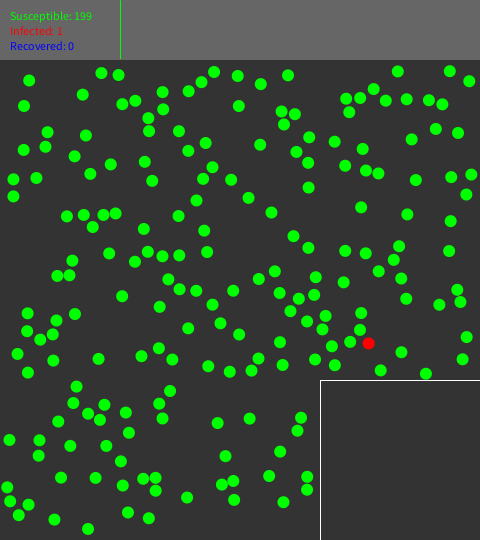
Frame 1 (no input)
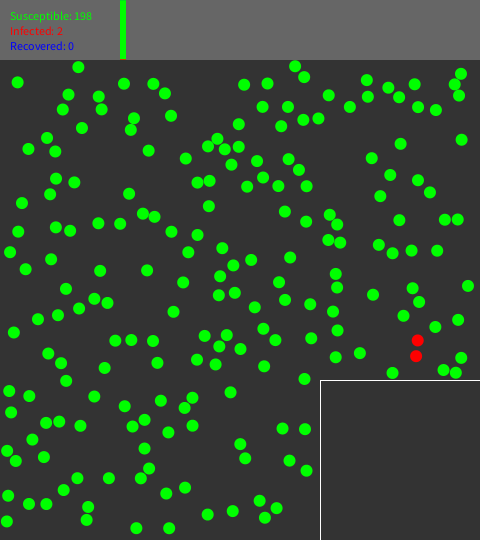
Frame 60 (the mouse pressed at the canvas centre just before this capture)
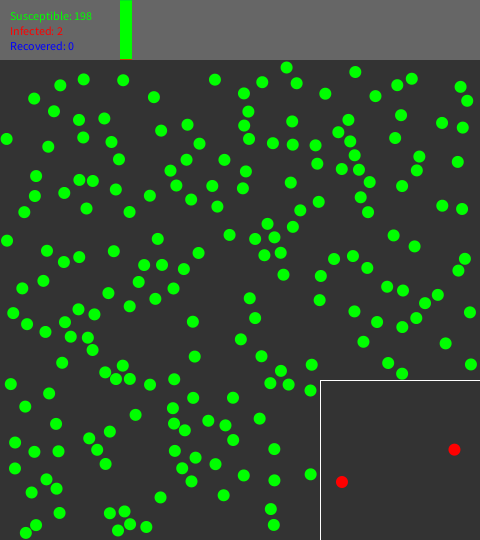
Frame 120 (the mouse held since frame 60 and released just before this capture)

The Processing sketch that drew these frames (run headless with seeded random() and noise(); from frame 60 on, the mouse is pressed at the canvas centre):

// Processing sketch: CS_03_Quarantine
// ── CS_03_Quarantine.pde
Ball[] balls;
int[][] history;
int frames = 0;

void setup() {
  size(480, 540);
  balls = new Ball[200];
  int count = 0;
  while (count < balls.length) {
    Ball b = new Ball(random(6, width-6), random(66, height-6), 6);
    
    boolean ok = true;
    for (int i = 0; i < count; i++) {
      Ball c = balls[i];
      float d = PVector.dist(b.position, c.position);
      if (d <= b.radius + c.radius) {
        ok = false;
        break;
      }
    }
    
    if (b.position.x > 320-b.radius && b.position.y > 380-b.radius) {
      ok = false;
    }
    
    if (ok) {
      balls[count] = b;
      count++;
    }
  }
  
  int idx = floor(random(balls.length));
  Ball b = balls[idx];
  b.state = 1;
  
  history = new int[3600][3];
  
}

void draw() {
  background(51);
  noStroke();
  fill(102);
  rect(0, 0, width, 60);
  
  stroke(255);
  line(320, 380, 320, 540);
  line(320, 380, 480, 380);
  
  int susceptible = 0;
  int infected = 0;
  int recovered = 0;
  
  for (Ball b : balls) {
    if (b.state == 0) {
      susceptible++;
    } else if (b.state == 1 || b.state == 3) {
      infected++;
    } else {
      recovered++;
    }
  }
  
  history[frames][0] = susceptible;
  history[frames][1] = infected;
  history[frames][2] = recovered;
  
  for (int j = 0; j <= frames; j++) {
    int s = int(history[j][0] / 200.0 * 60);
    int i = int(history[j][1] / 200.0 * 60);
    int r = int(history[j][2] / 200.0 * 60);
    stroke(0, 0, 255);
    line(j/10+120, 0, j/10+120, r);
    stroke(0, 255, 0);
    line(j/10+120, r, j/10+120, r+s);
    stroke(255, 0, 0);
    line(j/10+120, r+s, j/10+120, r+s+i);
  }
  
  textAlign(LEFT, CENTER);
  fill(0, 255, 0);
  text("Susceptible: " + susceptible, 10, 15);
  fill(255, 0, 0);
  text("Infected: " + infected, 10, 30);
  fill(0, 0, 255);
  text("Recovered: " + recovered, 10, 45);

  for (Ball b : balls) {
    b.display();
  }

  for (int n = 0; n < 100; n++) {
    for (Ball b : balls) {
      b.update();
      b.checkBoundaryCollision();
    }
    
    for (int i = 0; i < balls.length; i++) {
      for (int j = i+1; j < balls.length; j++) {
        balls[i].checkCollision(balls[j]);
      }
    }
  }
  
  frames++;
}

// ── Ball.pde
ArrayList<Ball> quarantine = new ArrayList<Ball>();

class Ball {
  PVector position;
  PVector velocity;

  float radius, m;
  
  int state;
  float rTimer;
  float qTimer;
  boolean quarantined;

  Ball(float x, float y, float r_) {
    position = new PVector(x, y);
    velocity = PVector.random2D();
    velocity.mult(0.01);
    radius = r_;
    m = 1;
    state = 0;
    rTimer = 500;
    qTimer = 60;
  }

  void update() {
    if (state == 1 || state == 3) {
      rTimer -= 0.01;
      if (state == 1) {
        qTimer -= 0.01;
      }
    }
    if (rTimer <= 0) {
      state = 2;
    }
    if (qTimer <= 0 && !quarantined) {
      //position.x = random(320+radius, width-radius);
      //position.y = random(380+radius, height-radius);
      
      boolean ok = false;
      while (!ok) {
        position.x = random(320+radius, width-radius);
        position.y = random(380+radius, height-radius);
        
        ok = true;
        for (Ball b : quarantine) {
          float d = PVector.dist(position, b.position);
          if (d <= radius + b.radius) {
            ok = false;
          }
        }
      }
      
      quarantined = true;
      quarantine.add(this);
    }
    
    position.add(velocity);
  }

  void checkBoundaryCollision() {
    if (position.x > width-radius) {
      position.x = width-radius;
      velocity.x *= -1;
    } else if (position.x < radius) {
      position.x = radius;
      velocity.x *= -1;
    } else if (position.y > height-radius) {
      position.y = height-radius;
      velocity.y *= -1;
    } else if (position.y < radius+60) {
      position.y = radius+60;
      velocity.y *= -1;
    } else if (position.x > 320-radius && position.y > 380-radius && qTimer > 0) {
      if (position.x < position.y - 60) {
        position.x = 320-radius;
        velocity.x *= -1;
      } else {
        position.y = 380-radius;
        velocity.y *= -1;
      }
    } else if (position.x < 320+radius && qTimer <= 0) {
      position.x = 320+radius;
      velocity.x *= -1;
    } else if (position.y < 380+radius && qTimer <= 0) {
      position.y = 380+radius;
      velocity.y *= -1;
    }
  }

  void checkCollision(Ball other) {
    PVector distanceVect = PVector.sub(other.position, position);
    float distanceVectMag = distanceVect.mag();
    float minDistance = radius + other.radius;

    if (distanceVectMag < minDistance) {
      float distanceCorrection = (minDistance-distanceVectMag)/2.0;
      PVector d = distanceVect.copy();
      PVector correctionVector = d.normalize().mult(distanceCorrection);
      other.position.add(correctionVector);
      position.sub(correctionVector);

      float theta  = distanceVect.heading();
      float sine = sin(theta);
      float cosine = cos(theta);

      PVector[] bTemp = {
        new PVector(), new PVector()
      };

      bTemp[1].x  = cosine * distanceVect.x + sine * distanceVect.y;
      bTemp[1].y  = cosine * distanceVect.y - sine * distanceVect.x;

      PVector[] vTemp = {
        new PVector(), new PVector()
      };

      vTemp[0].x  = cosine * velocity.x + sine * velocity.y;
      vTemp[0].y  = cosine * velocity.y - sine * velocity.x;
      vTemp[1].x  = cosine * other.velocity.x + sine * other.velocity.y;
      vTemp[1].y  = cosine * other.velocity.y - sine * other.velocity.x;
      
      PVector[] vFinal = {  
        new PVector(), new PVector()
      };

      vFinal[0].x = ((m - other.m) * vTemp[0].x + 2 * other.m * vTemp[1].x) / (m + other.m);
      vFinal[0].y = vTemp[0].y;

      vFinal[1].x = ((other.m - m) * vTemp[1].x + 2 * m * vTemp[0].x) / (m + other.m);
      vFinal[1].y = vTemp[1].y;

      bTemp[0].x += vFinal[0].x;
      bTemp[1].x += vFinal[1].x;

      PVector[] bFinal = { 
        new PVector(), new PVector()
      };

      bFinal[0].x = cosine * bTemp[0].x - sine * bTemp[0].y;
      bFinal[0].y = cosine * bTemp[0].y + sine * bTemp[0].x;
      bFinal[1].x = cosine * bTemp[1].x - sine * bTemp[1].y;
      bFinal[1].y = cosine * bTemp[1].y + sine * bTemp[1].x;

      other.position.x = position.x + bFinal[1].x;
      other.position.y = position.y + bFinal[1].y;

      position.add(bFinal[0]);

      velocity.x = cosine * vFinal[0].x - sine * vFinal[0].y;
      velocity.y = cosine * vFinal[0].y + sine * vFinal[0].x;
      other.velocity.x = cosine * vFinal[1].x - sine * vFinal[1].y;
      other.velocity.y = cosine * vFinal[1].y + sine * vFinal[1].x;
      
      if (random(1) < 0.5) {
        if (state == 0 && (other.state == 1 || other.state == 3)) {
          state = random(1) < 0.2 ? 3 : 1;
        } else if ((state == 1 || state == 3) && other.state == 0) {
          other.state = random(1) < 0.2 ? 3 : 1;
        }
      }
    }
  }

  void display() {
    noStroke();
    if      (state == 0) fill(0, 255, 0);
    else if (state == 1) fill(255, 0, 0);
    else if (state == 2) fill(0, 0, 255);
    else                 fill(255, 255, 0);
    ellipse(position.x, position.y, radius*2, radius*2);
  }
}
